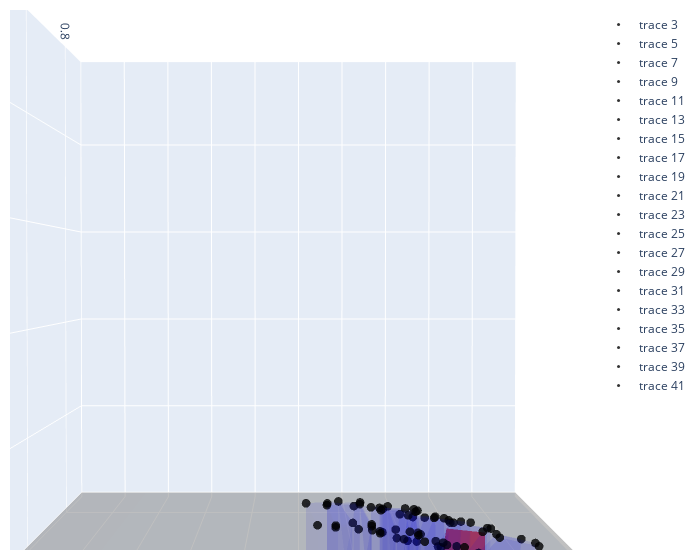

Notebook cell for this chart:
### Code cell
out_pull = sample_pull_transformation(pull_trans_vae, pull_data_0, num_samples=20)

pull_fig = plot_keypoint_goal(out_pull)
pull_fig.show()
